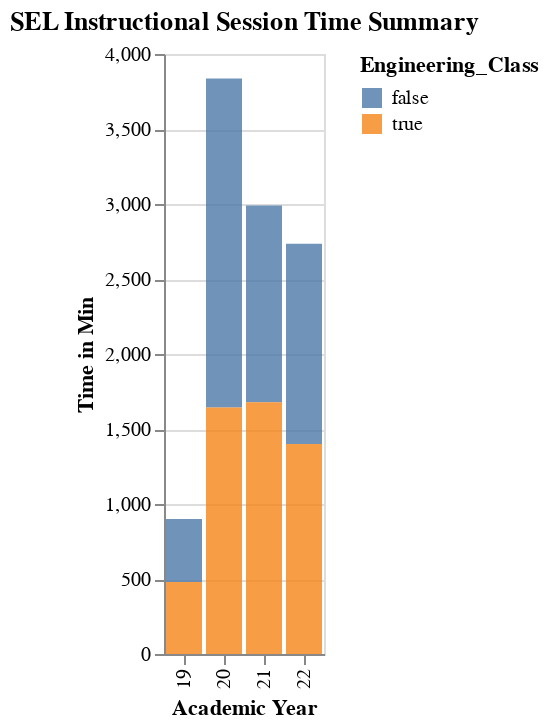

Notebook cell for this chart:
### Code cell
bars02 = alt.Chart(JoinDf, title='SEL Instructional Session Time Summary').mark_bar(opacity=0.8).encode(
    y=alt.Y('sum(Min):Q',title="Time in Min"),
    x=alt.X('Fiscal_Year:O', title='Academic Year'),
    color='Engineering_Class:N',
    tooltip=['sum(Min):Q']
)
bars02

### Figure 1 — Vega-Lite specification as saved in the notebook (floating-point values rounded to 4 significant figures; data arrays with more than 128 entries replaced by an {"elided": "..."} marker saying what was removed)
{"config": {"view": {"continuousWidth": 400, "continuousHeight": 300}}, "data": {"name": "data-c493b5d8d7348f0ed4d079c97b857789"}, "mark": {"type": "bar", "opacity": 0.8}, "encoding": {"color": {"type": "nominal", "field": "Engineering_Class"}, "tooltip": [{"type": "quantitative", "aggregate": "sum", "field": "Min"}], "x": {"type": "ordinal", "field": "Fiscal_Year", "title": "Academic Year"}, "y": {"type": "quantitative", "aggregate": "sum", "field": "Min", "title": "Time in Min"}}, "title": "SEL Instructional Session Time Summary", "$schema": "https://vega.github.io/schema/vega-lite/v4.8.1.json", "datasets": {"data-c493b5d8d7348f0ed4d079c97b857789": {"elided": "208 records"}}}
